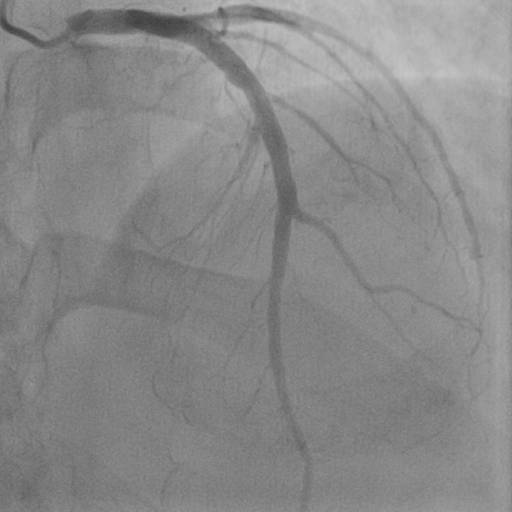
#> input picture cases/case_06/CVAI-0501_LAD_RAO11_CRA29_57_image.png, 512 x 512 px
$ jupyter execute --allow-errors 01_Frangi_prediction.ipynb   (older library calls are emulated)
#> lines starting #> are read from the running program, lines starting #| are printed output that depends on the picture
Import package

[cell 1]
from skimage import data
from skimage import color
from skimage.filters import meijering, sato, frangi, hessian
import matplotlib.pyplot as plt
from skimage import io
import cv2
import numpy as np

Define Function

[cell 2]
def show(img_,text):
    print(text,img_.shape,np.amin(img_),np.amax(img_))
    plt.imshow(img_)
    plt.title(text,fontsize=20)
    plt.xlabel(str(img_.shape))
    plt.ylabel(str(np.amin(img_))+' ~ '+str(np.amax(img_)))
    return

[cell 3]
case2 = 'cases/case_02/CVAI-0029_RCA_LAO62_CRA2_34_image.png'
case3 = 'cases/case_03/CVAI-0213_LCX_LAO51_CRA23_34_image.png'
case4 = 'cases/case_04/CVAI-0294_LCX_LAO45_CRA15_37_image.png'
case5 = 'cases/case_05/CVAI-0338_RCA_LAO88_CRA0_23_image.png'
case5_clear = 'cases/case_05/CVAI-0338_RCA_LAO88_CRA0_clear.dcm.jpg'
case6 = 'cases/case_06/CVAI-0501_LAD_RAO11_CRA29_57_image.png'

raw_image = cv2.imread(case6)
#> raw_image is the input picture: shape (512, 512, 3); min 63, max 199, mean 136.8
show(raw_image,'raw image')
#| raw image (512, 512, 3) 63 199

Filtering the vessels

[cell 4]
def identity(image, **kwargs):
    """Return the original image, ignoring any kwargs."""
    return image
gray_image = cv2.cvtColor(raw_image, cv2.COLOR_RGB2GRAY)
cmap = plt.cm.gray
fig, axes = plt.subplots(2, 5)

for i, black_ridges in enumerate([0, 1]):
    for j, func in enumerate([identity, meijering, sato, frangi, hessian]):
        result = func(gray_image,black_ridges=i)
        axes[i, j].imshow(result, cmap=cmap, aspect='auto')

        if i == 0:
            axes[i, j].set_title(['Original\nimage', 'Meijering\nneuriteness',
                                  'Sato\ntubeness', 'Frangi\nvesselness',
                                  'Hessian\nvesselness'][j])
        if j == 0:
            axes[i, j].set_ylabel('black_ridges = ' + str(bool(black_ridges)))
        # 儲存灰階圖
        if i >= 1:
            result = (result / np.max(result) * 255).astype(np.uint8)
            cv2.imwrite('images/' + str(func.__name__) + '_pred_img.jpg', result)

        axes[i, j].set_xticks([])
        axes[i, j].set_yticks([])
#> this loop made 2 passes
#> pass 2, `cv2.imwrite('images/' + str(func.__name__) + '_pred_img.jpg', result)`:
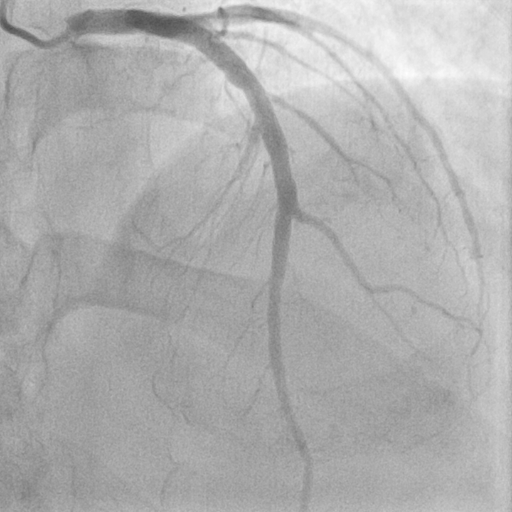
#> saved as identity_pred_img.jpg: shape (512, 512); min 80, max 255, mean 174.8
#> pass 2, `cv2.imwrite('images/' + str(func.__name__) + '_pred_img.jpg', result)`:
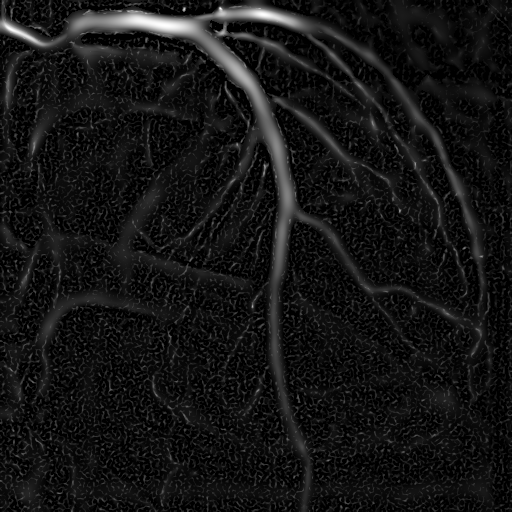
#> saved as meijering_pred_img.jpg: shape (512, 512); min 0, max 255, mean 20.7
#> pass 2, `cv2.imwrite('images/' + str(func.__name__) + '_pred_img.jpg', result)`:
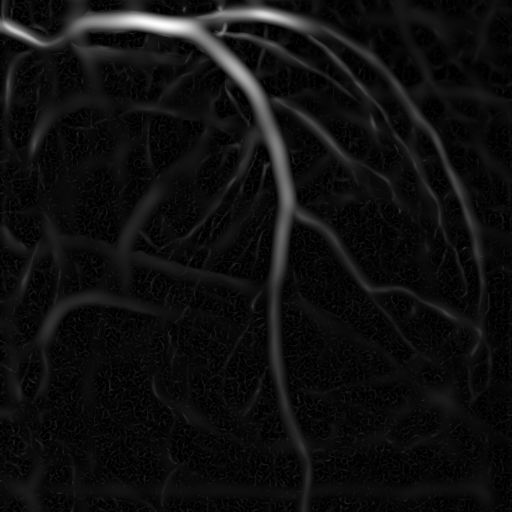
#> saved as sato_pred_img.jpg: shape (512, 512); min 0, max 255, mean 15.2
#> pass 2, `cv2.imwrite('images/' + str(func.__name__) + '_pred_img.jpg', result)`:
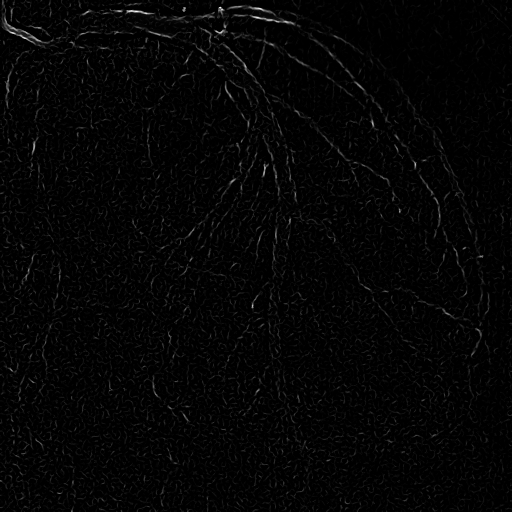
#> saved as frangi_pred_img.jpg: shape (512, 512); min 0, max 255, mean 4.7

plt.tight_layout()
plt.show()
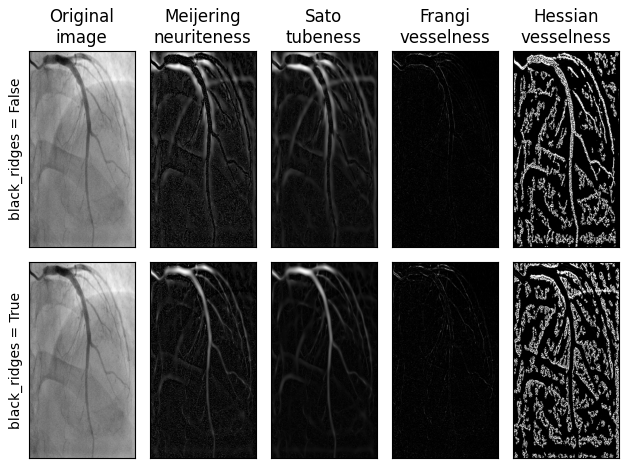
#> figure drawn by matplotlib, 10 panels

[cell 5]
# 設置Frangi濾波器的參數
frangi_params = {
    'sigmas' : range(1, 10, 2),
    'alpha': 0.5,   # 用於調整濾波器對偏離板狀結構的敏感度。alpha越大，響應曲線越平滑，結構特徵的影響越小
    'beta': 0.8,    # 用於調整濾波器對偏離類斑點結構的敏感度。beta越大，響應曲線越平滑，斑點特徵的影響越小
    'gamma' : 0.01,   # 控制特徵響應的平均值。gamma越大，對應的特徵越大，gamma越小，對應的特徵越小
    'black_ridges': True,
    'mode': 'reflect',
    'cval': 0,
}

# 使用Frangi濾波器增強圖像中的細線型結構特徵
filtered = frangi(gray_image, **frangi_params)
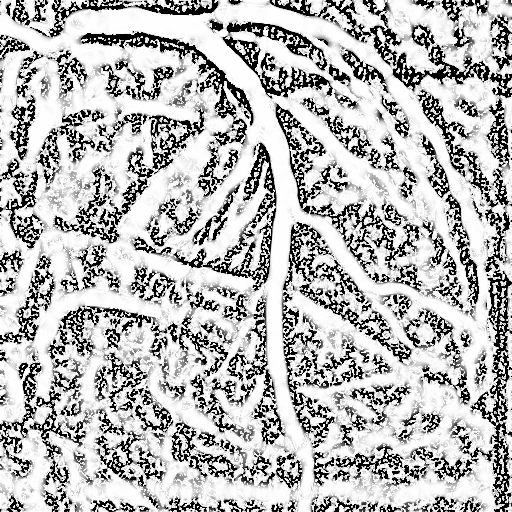
#> filtered: shape (512, 512) float64; min 0, max 1, mean 0.722

# 調整圖像的對比度和亮度
filtered = cv2.normalize(filtered, None, alpha=0, beta=255, norm_type=cv2.NORM_MINMAX, dtype=cv2.CV_8U)
# 顯示結果圖像
plt.imshow(cv2.cvtColor(filtered, cv2.COLOR_BGR2RGB))

# 儲存灰階圖
filtered = (filtered / np.max(filtered) * 255).astype(np.uint8)
cv2.imwrite('test_pred_img.png', filtered)
#> Out = True

Read test mask

[cell 6]
pred_image = cv2.imread('test_pred_img.jpg')
#> (the rest of this cell did not finish here and is left out)

pred_mask = cv2.cvtColor(pred_image,cv2.COLOR_BGR2GRAY)
# # raw_mask = raw_mask.astype(np.float32)
pred_mask = pred_mask/255
show(pred_mask,'test Mask')
# # raw_mask = raw_mask.astype(np.uint8)
pred_mask[pred_mask>=0.5] = 1
pred_mask[pred_mask<0.] = 0
show(pred_mask,'test Mask')

Show test mask and raw image

[cell 7]
plt.figure(figsize=(12,6))
plt.subplot(1,2,1)
show(raw_image,'raw image')
#| raw image (512, 512, 3) 63 199
